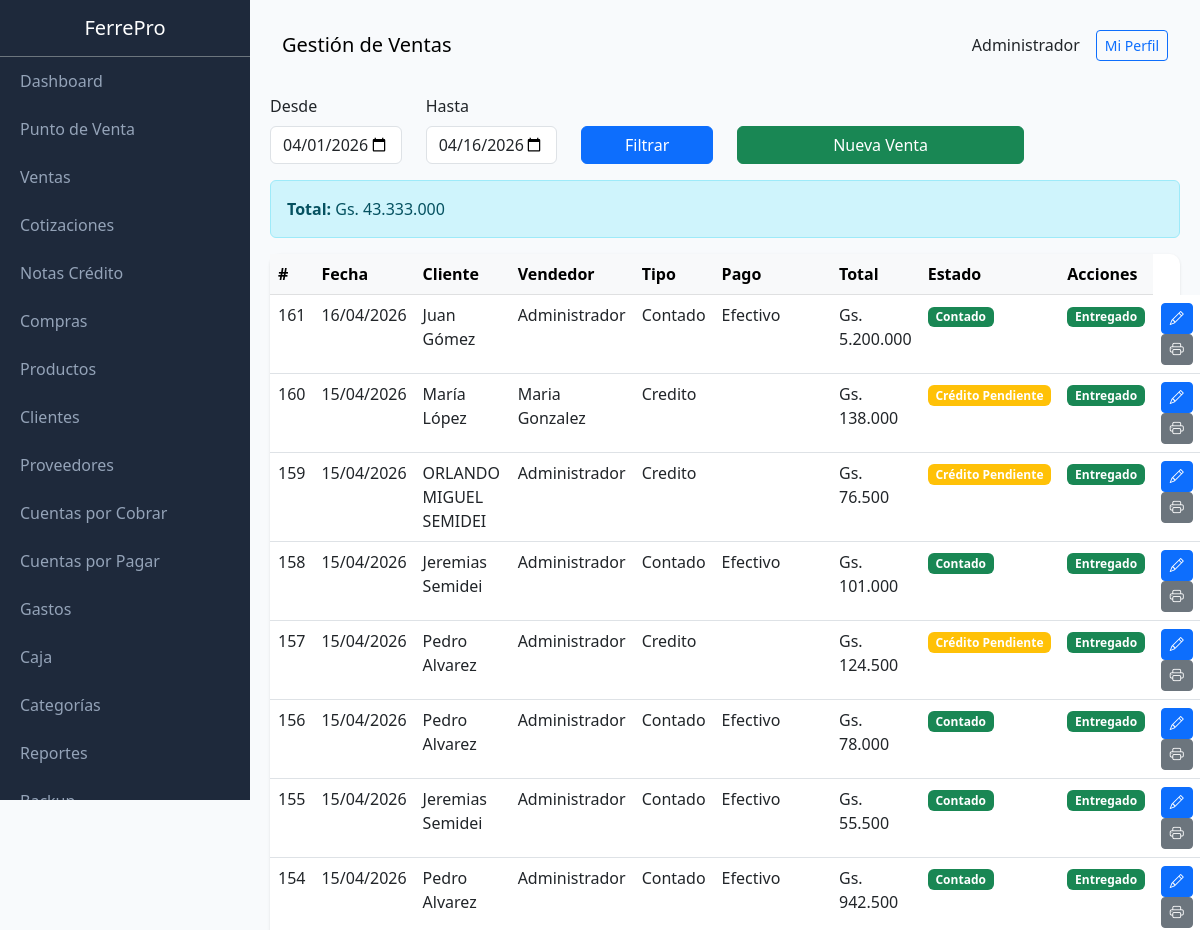
The app's page /public/index.php?page=sales (signed in, upper part), older data.
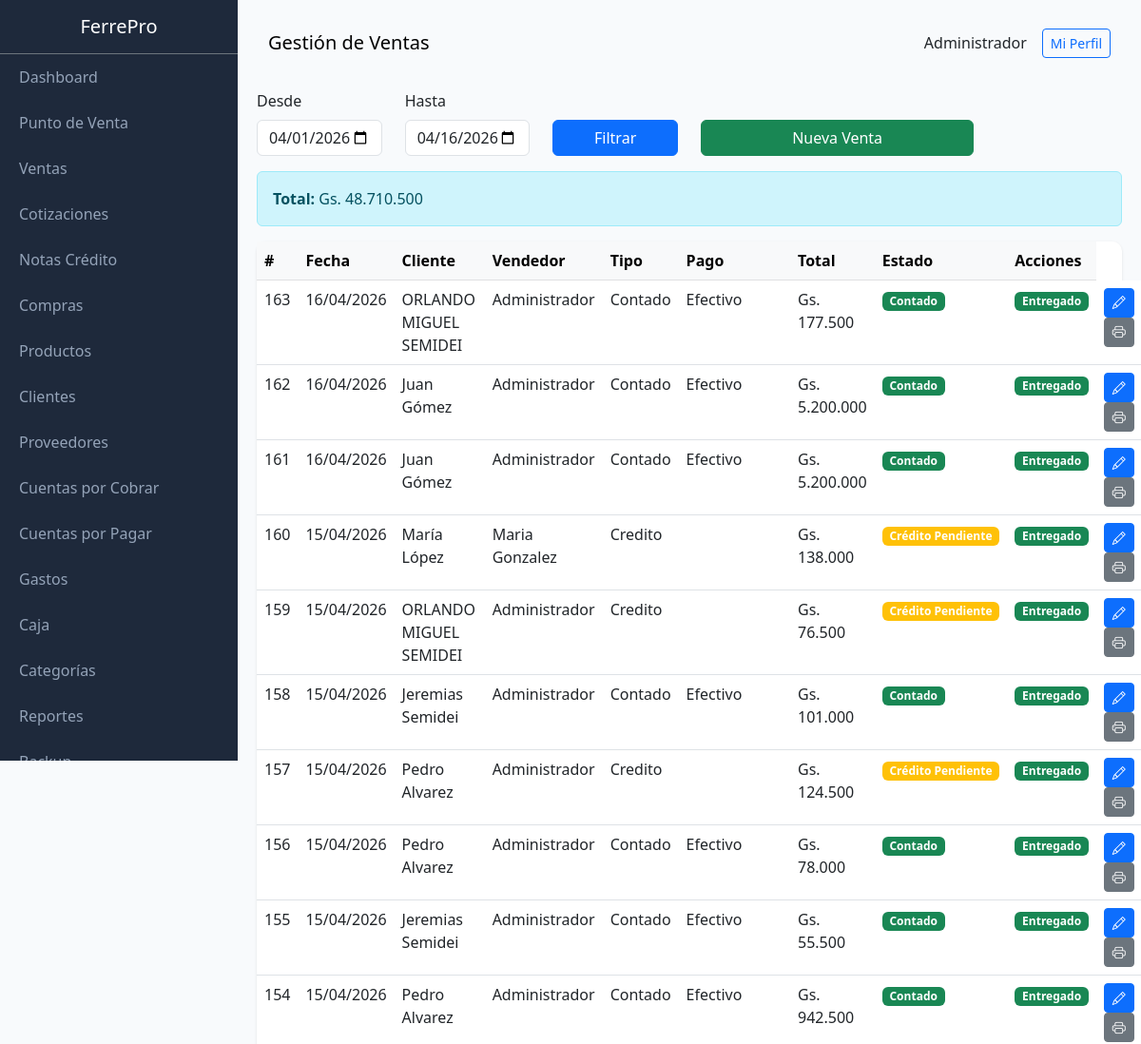
The same page, newer data.
### tables this page shows
CREATE TABLE sales (
                id INTEGER PRIMARY KEY AUTOINCREMENT,
                client_id INTEGER,
                user_id INTEGER,
                type TEXT DEFAULT 'contado',
                status TEXT DEFAULT 'pagada',
                subtotal REAL DEFAULT 0,
                discount REAL DEFAULT 0,
                total REAL DEFAULT 0,
                payment_method TEXT DEFAULT 'efectivo',
                delivery_type TEXT DEFAULT 'mostrador',
                notes TEXT,
                created_at DATETIME DEFAULT CURRENT_TIMESTAMP,
                FOREIGN KEY (client_id) REFERENCES clients(id),
                FOREIGN KEY (user_id) REFERENCES users(id)
            );

CREATE TABLE clients (
                id INTEGER PRIMARY KEY AUTOINCREMENT,
                name TEXT NOT NULL,
                document_type TEXT DEFAULT 'DNI',
                document TEXT,
                phone TEXT,
                email TEXT,
                address TEXT,
                credit_limit REAL DEFAULT 0,
                category TEXT DEFAULT 'minorista',
                balance REAL DEFAULT 0,
                active INTEGER DEFAULT 1,
                created_at DATETIME DEFAULT CURRENT_TIMESTAMP
            , credit_days INTEGER DEFAULT 30);

CREATE TABLE users (
                id INTEGER PRIMARY KEY AUTOINCREMENT,
                name TEXT NOT NULL,
                email TEXT UNIQUE,
                password TEXT NOT NULL,
                role TEXT DEFAULT 'vendedor',
                active INTEGER DEFAULT 1,
                created_at DATETIME DEFAULT CURRENT_TIMESTAMP
            , last_login DATETIME, last_password_change DATETIME, failed_login_attempts INTEGER DEFAULT 0, locked_until DATETIME, two_fa_enabled INTEGER DEFAULT 0, two_fa_secret TEXT);

### class/Database.php (called while the page is built, shortened)
<?php
class Database extends PDO {
    private static $instance = null;
    private function __construct() {
        $dbPath = dirname(__DIR__) . '/storage/ferrepro.db';
        $this->initTables();
    }
    public static function getInstance() {
        if (self::$instance === null) {
            self::$instance = new self();
        }
        return self::$instance;
    }
    private function initTables() {
        $this->seedDefaultData();
    }
    private function seedDefaultData() {
        $stmt = $this->query("SELECT COUNT(*) as count FROM users");
    }
}

### class/Format.php (called while the page is built, shortened)
<?php
class Format {
    public static function money($amount) {
        $amount = floatval($amount);
        return 'Gs. ' . number_format($amount, 0, ',', '.');
    }
    public static function date($date) {
        try {
            $dateObj = new DateTime($date);
            return $dateObj->format('d/m/Y');
        } catch (Exception $e) {
            return 'Fecha inválida';
        }
    }
}

### views/sales/index.php (the view, shortened to what the changed rows need)
<?php
$dateFrom = $_GET['date_from'] ?? date('Y-m-01');
$dateTo = $_GET['date_to'] ?? date('Y-m-d');
$sales = db()->query("
    SELECT s.*, u.name as user_name, c.name as client_name
    FROM sales s
    LEFT JOIN users u ON s.user_id = u.id
    LEFT JOIN clients c ON s.client_id = c.id
    WHERE DATE(s.created_at) >= '$dateFrom' AND DATE(s.created_at) <= '$dateTo'
    ORDER BY s.id DESC
    LIMIT 50
")->fetchAll(PDO::FETCH_ASSOC);
$totalSales = db()->query("SELECT COALESCE(SUM(total), 0) as total FROM sales WHERE DATE(created_at) >= '$dateFrom' AND DATE(created_at) <= '$dateTo'")->fetch(PDO::FETCH_ASSOC);
$content = '
<form method="GET" class="row mb-3">
    <input type="hidden" name="page" value="sales">
    <div class="col-md-2">
        <label class="form-label">Desde</label>
        <input type="date" name="date_from" class="form-control" value="' . $dateFrom . '">
    </div>
    <div class="col-md-2">
        <label class="form-label">Hasta</label>
        <input type="date" name="date_to" class="form-control" value="' . $dateTo . '">
    </div>
    <div class="col-md-2 d-flex align-items-end">
        <button type="submit" class="btn btn-primary w-100">Filtrar</button>
    </div>
    <div class="col-md-4 d-flex align-items-end">
        <a href="?page=pos" class="btn btn-success w-100">Nueva Venta</a>
    </div>
</form>
<div class="alert alert-info">
    <strong>Total:</strong> ' . Format::money($totalSales['total']) . '
</div>
<div class="card">
    <div class="card-body p-0">
        <table class="table table-hover mb-0">
            <thead class="table-light">
                <tr>
                    <th>#</th>
                    <th>Fecha</th>
                    <th>Cliente</th>
                    <th>Vendedor</th>
                    <th>Tipo</th>
                    <th>Pago</th>
                    <th>Total</th>
                    <th>Estado</th>
                    <th>Acciones</th>
                </tr>
            </thead>
            <tbody>';
if (empty($sales)) {
    $content .= '<tr><td colspan="10" class="text-center text-muted">No hay ventas</td></tr>';
} else {
    foreach ($sales as $s) {
        $saleType = $s['type'];
        $saleStatus = $s['status'] ?? ($s['type'] === 'contado' ? 'pagada' : 'pendiente');
        $deliveryType = $s['delivery_type'] ?? 'mostrador';
        if ($saleType === 'contado') {
            $statusLabel = 'Contado';
            $statusClass = 'success';
        } else {
            if ($saleStatus === 'pagada') {
                $statusLabel = 'Crédito Pagado';
                $statusClass = 'success';
            } else {
                $statusLabel = 'Crédito Pendiente';
                $statusClass = 'warning';
            }
        }
        if ($deliveryType === 'pendiente') {
            $deliveryLabel = '<a href="?page=sales&action=deliver&id=' . $s['id'] . '" class="badge bg-warning text-decoration-none" title="Clic para marcar como entregado">Pendiente <i class="bi bi-hand-index"></i></a>';
            $deliveryAction = '';
        } else if ($deliveryType === 'delivery') {
            $deliveryLabel = '<span class="badge bg-info">Delivery</span>';
            $deliveryAction = '';
        } else {
            $deliveryLabel = '<span class="badge bg-success">Entregado</span>';
            $deliveryAction = '';
        }
        $content .= '<tr>
            <td>' . $s['id'] . '</td>
            <td>' . Format::date($s['created_at']) . '</td>
            <td>' . ($s['client_name'] ?? 'Mostrador') . '</td>
            <td>' . $s['user_name'] . '</td>
            <td>' . ucfirst($s['type']) . '</td>
            <td>' . ucfirst($s['payment_method']) . '</td>
            <td>' . Format::money($s['total']) . '</td>
            <td><span class="badge bg-' . $statusClass . '">' . $statusLabel . '</span></td>
            <td>' . $deliveryLabel . '</td>
            <td>
                <a href="?page=sales&action=edit&id=' . $s['id'] . '" class="btn btn-sm btn-primary" title="Editar"><i class="bi bi-pencil"></i></a>
                <a href="?page=sales&action=print&id=' . $s['id'] . '" class="btn btn-sm btn-secondary" target="_blank" title="Imprimir"><i class="bi bi-printer"></i></a>
                ' . $deliveryAction . '
            </td>
        </tr>';
    }
}
$content .= '</tbody>
        </table>
    </div>
</div>';

Row changes from the older to the newer data that the page shows:
added sales: id "163", created_at "16/04/2026", client.name "ORLANDO MIGUEL SEMIDEI", user.name "Administrador", type "Contado", payment_method "Efectivo", total "Gs. 177.500", delivery_type "Entregado"
added sales: id "162", created_at "16/04/2026", client.name "Juan Gómez", user.name "Administrador", type "Contado", payment_method "Efectivo", total "Gs. 5.200.000", delivery_type "Entregado"
Text that changed along with them:
Format::money($totalSales['total']): "Gs. 43.333.000" → "Gs. 48.710.500"
